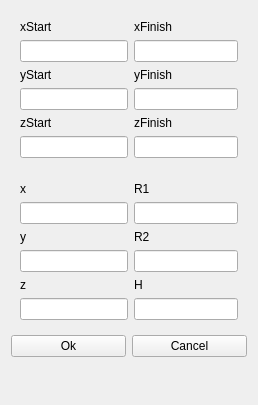
<?xml version="1.0" encoding="UTF-8"?>
<ui version="4.0">
 <class>ObjectParamsForm</class>
 <widget class="QWidget" name="ObjectParamsForm">
  <property name="geometry">
   <rect>
    <x>0</x>
    <y>0</y>
    <width>258</width>
    <height>405</height>
   </rect>
  </property>
  <property name="sizePolicy">
   <sizepolicy hsizetype="Minimum" vsizetype="Minimum">
    <horstretch>0</horstretch>
    <verstretch>0</verstretch>
   </sizepolicy>
  </property>
  <property name="windowTitle">
   <string>Form</string>
  </property>
  <layout class="QVBoxLayout" name="verticalLayout">
   <item>
    <widget class="QWidget" name="BoxWidget" native="true">
     <property name="enabled">
      <bool>true</bool>
     </property>
     <layout class="QFormLayout" name="xyzLayout">
      <item row="0" column="0">
       <widget class="QLabel" name="xsLabel">
        <property name="text">
         <string>xStart</string>
        </property>
       </widget>
      </item>
      <item row="0" column="1">
       <widget class="QLabel" name="xfLabel">
        <property name="text">
         <string>xFinish</string>
        </property>
       </widget>
      </item>
      <item row="1" column="0">
       <widget class="QLineEdit" name="xsEdit"/>
      </item>
      <item row="1" column="1">
       <widget class="QLineEdit" name="xfEdit"/>
      </item>
      <item row="2" column="0">
       <widget class="QLabel" name="ysLabel">
        <property name="text">
         <string>yStart</string>
        </property>
       </widget>
      </item>
      <item row="2" column="1">
       <widget class="QLabel" name="yfLabel">
        <property name="text">
         <string>yFinish</string>
        </property>
       </widget>
      </item>
      <item row="3" column="0">
       <widget class="QLineEdit" name="ysEdit"/>
      </item>
      <item row="3" column="1">
       <widget class="QLineEdit" name="yfEdit"/>
      </item>
      <item row="4" column="0">
       <widget class="QLabel" name="zsLabel">
        <property name="text">
         <string>zStart</string>
        </property>
       </widget>
      </item>
      <item row="4" column="1">
       <widget class="QLabel" name="zfLabel">
        <property name="text">
         <string>zFinish</string>
        </property>
       </widget>
      </item>
      <item row="5" column="0">
       <widget class="QLineEdit" name="zsEdit"/>
      </item>
      <item row="5" column="1">
       <widget class="QLineEdit" name="zfEdit"/>
      </item>
     </layout>
    </widget>
   </item>
   <item>
    <widget class="QWidget" name="ConeWidget" native="true">
     <property name="enabled">
      <bool>true</bool>
     </property>
     <layout class="QFormLayout" name="formLayout">
      <item row="0" column="0">
       <widget class="QLabel" name="xConLabel">
        <property name="text">
         <string>x</string>
        </property>
       </widget>
      </item>
      <item row="0" column="1">
       <widget class="QLabel" name="R1ConLabel">
        <property name="text">
         <string>R1</string>
        </property>
       </widget>
      </item>
      <item row="1" column="0">
       <widget class="QLineEdit" name="xConEdit"/>
      </item>
      <item row="1" column="1">
       <widget class="QLineEdit" name="R1ConEdit"/>
      </item>
      <item row="2" column="0">
       <widget class="QLabel" name="yConLabel">
        <property name="text">
         <string>y</string>
        </property>
       </widget>
      </item>
      <item row="2" column="1">
       <widget class="QLabel" name="R2ConLabel">
        <property name="text">
         <string>R2</string>
        </property>
       </widget>
      </item>
      <item row="3" column="0">
       <widget class="QLineEdit" name="yConEdit"/>
      </item>
      <item row="3" column="1">
       <widget class="QLineEdit" name="R2ConEdit"/>
      </item>
      <item row="4" column="0">
       <widget class="QLabel" name="zConLabel">
        <property name="text">
         <string>z</string>
        </property>
       </widget>
      </item>
      <item row="4" column="1">
       <widget class="QLabel" name="HConLabel">
        <property name="text">
         <string>H</string>
        </property>
       </widget>
      </item>
      <item row="5" column="0">
       <widget class="QLineEdit" name="zConEdit"/>
      </item>
      <item row="5" column="1">
       <widget class="QLineEdit" name="HConEdit"/>
      </item>
     </layout>
    </widget>
   </item>
   <item>
    <layout class="QHBoxLayout" name="buttonsLayout">
     <item>
      <widget class="QPushButton" name="okButton">
       <property name="text">
        <string>Ok</string>
       </property>
      </widget>
     </item>
     <item>
      <widget class="QPushButton" name="cancelButton">
       <property name="text">
        <string>Cancel</string>
       </property>
      </widget>
     </item>
    </layout>
   </item>
   <item>
    <spacer name="verticalSpacer">
     <property name="orientation">
      <enum>Qt::Vertical</enum>
     </property>
     <property name="sizeHint" stdset="0">
      <size>
       <width>20</width>
       <height>40</height>
      </size>
     </property>
    </spacer>
   </item>
  </layout>
 </widget>
 <resources/>
 <connections/>
</ui>
